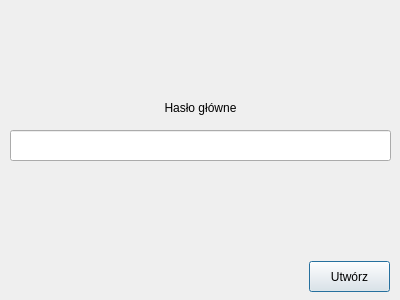
<?xml version="1.0" encoding="UTF-8"?>
<ui version="4.0">
 <class>Dialog</class>
 <widget class="QDialog" name="Dialog">
  <property name="geometry">
   <rect>
    <x>0</x>
    <y>0</y>
    <width>400</width>
    <height>300</height>
   </rect>
  </property>
  <property name="windowTitle">
   <string>Utwórz bazę haseł</string>
  </property>
  <widget class="QPushButton" name="ok_button">
   <property name="geometry">
    <rect>
     <x>309</x>
     <y>261</y>
     <width>81</width>
     <height>31</height>
    </rect>
   </property>
   <property name="text">
    <string>Utwórz</string>
   </property>
  </widget>
  <widget class="QLineEdit" name="master_password_input">
   <property name="geometry">
    <rect>
     <x>10</x>
     <y>130</y>
     <width>381</width>
     <height>31</height>
    </rect>
   </property>
  </widget>
  <widget class="QLabel" name="master_password_label">
   <property name="geometry">
    <rect>
     <x>150</x>
     <y>100</y>
     <width>101</width>
     <height>16</height>
    </rect>
   </property>
   <property name="text">
    <string>Hasło główne</string>
   </property>
   <property name="alignment">
    <set>Qt::AlignCenter</set>
   </property>
  </widget>
 </widget>
 <resources/>
 <connections/>
</ui>
